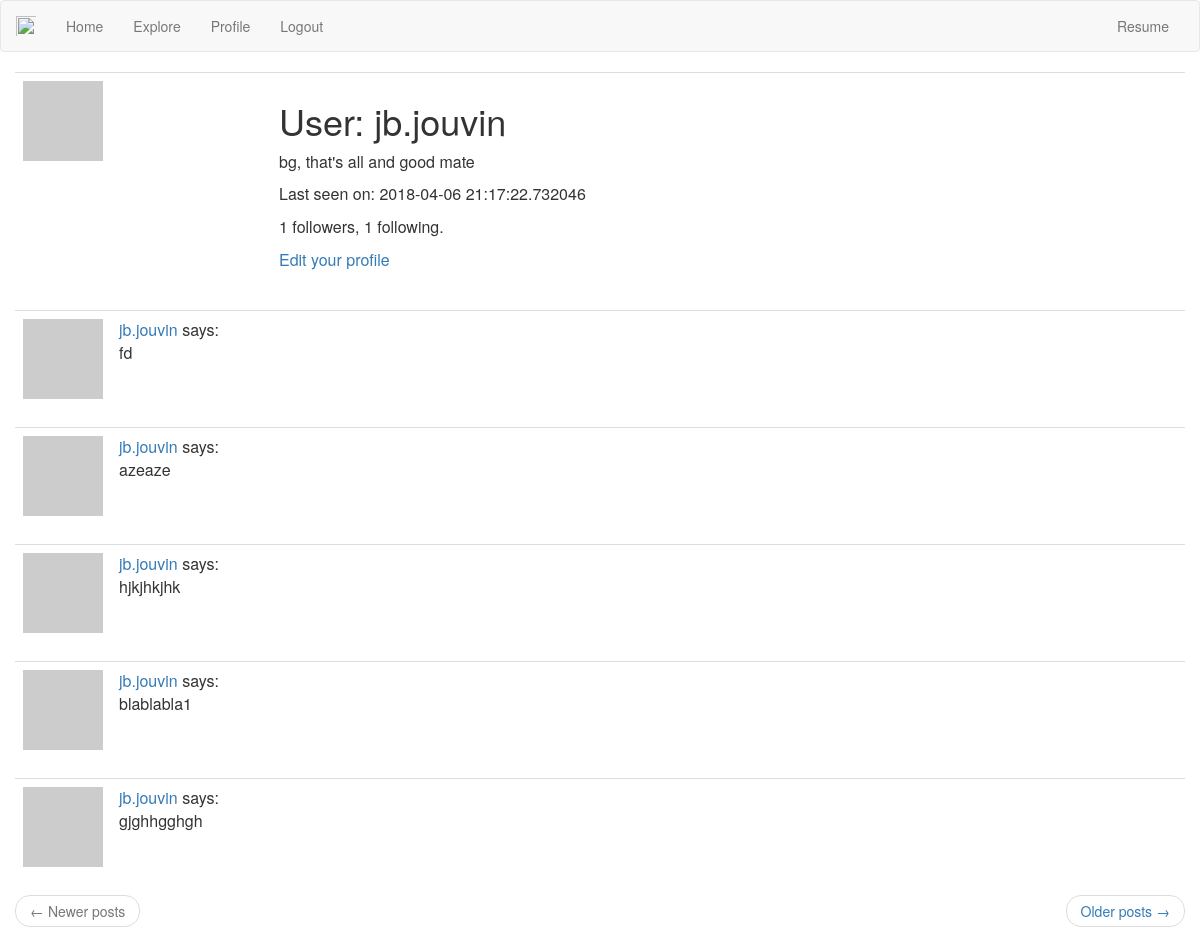
/user/jb.jouvin (signed in), run on an earlier commit of the app's database.
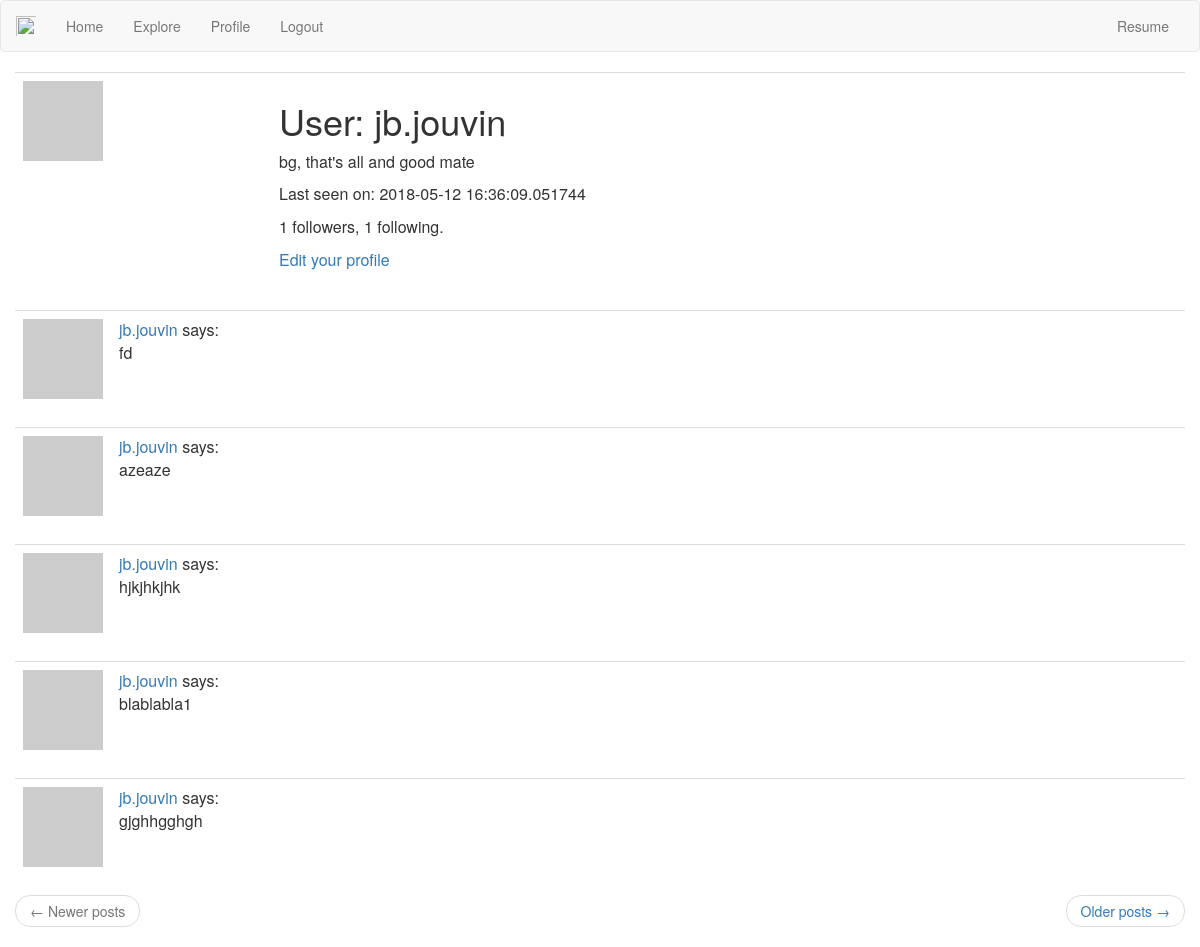
And on a later commit of the database.
### app/models.py (models this page shows, shortened)
class User(UserMixin, db.Model):
    id = db.Column(db.Integer, primary_key=True)
    username = db.Column(db.String(64), index=True, unique=True)
    email = db.Column(db.String(120), index=True, unique=True)
    password_hash = db.Column(db.String(128))
    posts = db.relationship("Post", backref="author", lazy="dynamic")
    about_me = db.Column(db.String(140))
    last_seen = db.Column(db.DateTime, default=datetime.utcnow)
    followed = db.relationship(
        'User', secondary=followers,
        primaryjoin=(followers.c.follower_id == id),
        secondaryjoin=(followers.c.followed_id == id),
        backref=db.backref('followers', lazy='dynamic'), lazy='dynamic')
    def avatar(self, size):
        digest = md5(self.email.lower().encode("utf-8")).hexdigest()
        return 'https://www.gravatar.com/avatar/{}?d=identicon&s={}'.format(
            digest, size)

class Post(db.Model):
    id = db.Column(db.Integer, primary_key=True)
    body = db.Column(db.String(140))
    timestamp = db.Column(db.DateTime, index=True, default=datetime.utcnow)
    user_id = db.Column(db.Integer, db.ForeignKey("user.id"))

### app/routes.py (the view)
@appy.route("/user/<username>")
@login_required
def user(username):
    user = User.query.filter_by(username=username).first_or_404()
    page = request.args.get('page', 1, type=int)
    posts = user.posts.order_by(Post.timestamp.desc()).paginate(
        page, appy.config['POSTS_PER_PAGE'], False)
    next_url = url_for('user', username=user.username, page=posts.next_num) \
        if posts.has_next else None
    prev_url = url_for('user', username=user.username, page=posts.prev_num) \
        if posts.has_prev else None
    return render_template(
        'user.html', user=user, posts=posts.items,
        next_url=next_url, prev_url=prev_url)

### app/models.py (called while the page is built)
@Login.user_loader
def load_user(id):
    return User.query.get(int(id))

### app/routes.py (called while the page is built)
@appy.before_request
def before_request():
    if current_user.is_authenticated:
        current_user.last_seen = datetime.utcnow()
        db.session.commit()

### app/templates/user.html
{% extends "base.html" %}
{% block app_content %}
    <table class="table table-hover">
        <tr>
            <td width="256px"><img src="{{ user.avatar(256) }}"></td>
            <td>
                <h1>User: {{ user.username }}</h1>
                {% if user.about_me %}<p>{{ user.about_me }}</p>{% endif %}
                {% if user.last_seen %}<p>Last seen on: {{ user.last_seen }}</p>{% endif %}
                <p>{{ user.followers.count() }} followers, {{ user.followed.count() }} following.</p>
                {% if user == current_user %}
                <p><a href="{{ url_for('edit_profile') }}">Edit your profile</a></p>
                {% elif not current_user.is_following(user) %}
                <p><a href="{{ url_for('follow', username=user.username) }}">Follow</a></p>
                {% else %}
                <p><a href="{{ url_for('unfollow', username=user.username) }}">Unfollow</a></p>
                {% endif %}
            </td>
        </tr>
    </table>
    {% for post in posts %}
        {% include '_post.html' %}
    {% endfor %}
    <nav aria-label="...">
        <ul class="pager">
            <li class="previous{% if not prev_url %} disabled{% endif %}">
                <a href="{{ prev_url or '#' }}">
                    <span aria-hidden="true">&larr;</span> Newer posts
                </a>
            </li>
            <li class="next{% if not next_url %} disabled{% endif %}">
                <a href="{{ next_url or '#' }}">
                    Older posts <span aria-hidden="true">&rarr;</span>
                </a>
            </li>
        </ul>
    </nav>
{% endblock %}

### app/templates/base.html (shortened to what this page needs)
<link rel="stylesheet" href="https://use.fontawesome.com/releases/v5.0.13/css/all.css">
{% extends 'bootstrap/base.html' %}
{% block navbar %}
    <nav class="navbar navbar-default">
        <div class="container-fluid">
            <div class="navbar-header">
                <img class="navbar-brand" src="http://flask.pocoo.org/docs/1.0/_static/flask.png"></img>
            </div>
            <div class="collapse navbar-collapse" id="bs-example-navbar-collapse-1">
                <ul class="nav navbar-nav">
                    <li><a href="{{ url_for('index') }}">Home</a></li>
                    <li><a href="{{ url_for('explore') }}">Explore</a></li>
                </ul>
                <ul class="nav navbar-nav navbar-center">
                    {% if current_user.is_anonymous %}
                    <li><a href="{{ url_for('login') }}">Login</a></li>
                    {% else %}
                    <li><a href="{{ url_for('user', username=current_user.username) }}">Profile</a></li>
                    <li><a href="{{ url_for('logout') }}">Logout</a></li>
                    {% endif %}
                </ul>
                    <ul class="nav navbar-nav navbar-right">
                    <li><a href="{{ url_for('resume') }}">Resume</a></li>
                </ul>
            </div>
        </div>
    </nav>
{% endblock %}
{% block content %}
    <div class="container-fluid">
        {% block app_content %}{% endblock %}
    </div>
{% endblock %}

### app/templates/_post.html
<table class="table table-hover">
    <tr>
        <td width="70px">
            <a href="{{ url_for('user', username=post.author.username) }}">
                <img src="{{ post.author.avatar(70) }}" />
            </a>
        </td>
        <td>
            <a href="{{ url_for('user', username=post.author.username) }}">
                {{ post.author.username }}
            </a>
            says:
            <br>
            {{ post.body }}
        </td>
    </tr>
</table>

What changed in the data, as far as the page shows it:
changed User "jb.jouvin": last_seen "2018-04-06 21:17:22.732046" → "2018-05-12 16:36:09.051744"
